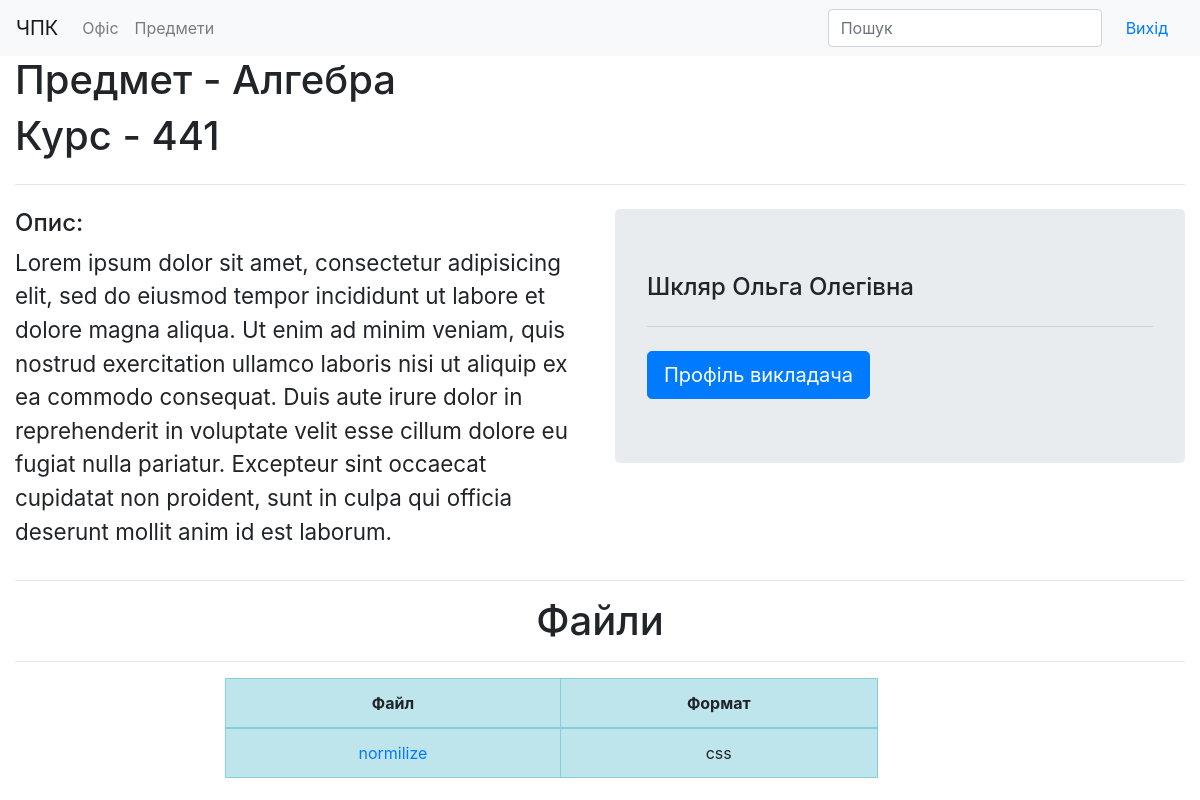
Screenshot of /subject/algebra/ (signed in) with the database file from the repository.
### office/models.py (models this page shows, shortened)
class Subject(models.Model):
    name = models.CharField(max_length=120)
    group = models.ForeignKey(Group, on_delete=models.CASCADE)
    slug = models.SlugField(max_length=120)

class Group(models.Model):
    number = models.IntegerField(max_length=4, unique=True)
    slug = models.SlugField(max_length=120)

class Teacher(models.Model):
    profile = models.OneToOneField(Profile, on_delete=models.CASCADE)
    subjects = models.ManyToManyField(Subject)
    files = models.ManyToManyField(Files)

class Files(models.Model):
    file = models.FileField(upload_to=file_folder)
    title = models.CharField(max_length=120)
    subject = models.ForeignKey(Subject, on_delete=models.CASCADE)
    def get_absolute_url(self):
        return "/media/{}".format(self.file)

### authorization/models.py (models this page shows, shortened)
class Profile(models.Model):
    user = models.OneToOneField(User, on_delete=models.CASCADE)
    name = models.CharField(max_length=100, blank=True, verbose_name="Ім'я")
    surname = models.CharField(max_length=100, blank=True, verbose_name="Прізвище")
    last_name = models.CharField(max_length=100, blank=True, verbose_name="По батькові")
    TYPE_OF_ACCESS = (
        ("student", 'Студент'),
        ("teacher", 'Викладач'),
    )
    access_profile = models.CharField(max_length=10, blank=True, choices=TYPE_OF_ACCESS)
    birth_date = models.DateField(null=True, blank=True, verbose_name="Дата народження")

### subject/views.py (the view)
# urls.py: path("<str:slug>/", SubjectDetail.as_view(), name="subject_detail"),
class SubjectDetail(LoginRequiredMixin, View):
    login_url = '/auth/login/'
    redirect_field_name = ''
    def get(self, request, slug):
        subject = Subject.objects.get(slug=slug)
        teacher = Teacher.objects.get(subjects__slug=slug)
        files = Files.objects.all().filter(subject__slug=slug)
        return render(request, 'subject/detail.html', context={
            "subject": subject,
            "teacher": teacher,
            "files": files,
        })

### templates/subject/detail.html
{% extends 'subject/index.html' %}
{% load static %}
{% block content %}
    <div class="container-fluid">
        <h1> Предмет - {{ subject.name }}</h1>
        <h1> Курс - {{ subject.group.number }}</h1>
        <hr class="my-4">
        <div class="row">
            <div class="col-lg-6 col-sm-12">
                <h4>Опис:</h4>
                <p style="font-size: 1.4em">
                    {% lorem %}
                </p>
            </div>
            <div class="col-lg-6 col-sm-12">
                <div class="jumbotron">
                    <h4 class="display-6">{{ teacher.profile.surname }} {{ teacher.profile.name }} {{ teacher.profile.last_name }}</h4>
                    <hr class="my-4">
                    <a class="btn btn-primary btn-lg" href="#" role="button">Профіль викладача</a>
                </div>
            </div>
        </div>
        <hr>
        <h1 class="text-center">Файли</h1>
        <hr>
        <div class="col-lg-7 offset-lg-2  col-sm-10 offset-sm-0">
            <table class="table text-center table-bordered table-hover table-info">
                <thead>
                <tr>
                    <th scope="col">Файл</th>
                    <th scope="col">Формат</th>
                </tr>
                </thead>
                <tbody>
                {% for file in files %}
                    <tr>
                        <td><a href="{{ file.get_absolute_url }}" download>{{ file.title }}</a></td>
                        <td>{{ file.file |make_list|slice:"-3:"|join:""|slugify }}</td>
                    </tr>
                {% endfor %}
                </tbody>
            </table>
        </div>
    </div>
{% endblock content %}

### rows the page displays
Subject: name "Алгебра", group.number "441"
Teacher: profile.surname "Шкляр", profile.name "Ольга", profile.last_name "Олегівна"
Files: title "normilize", file|make_list "css"
